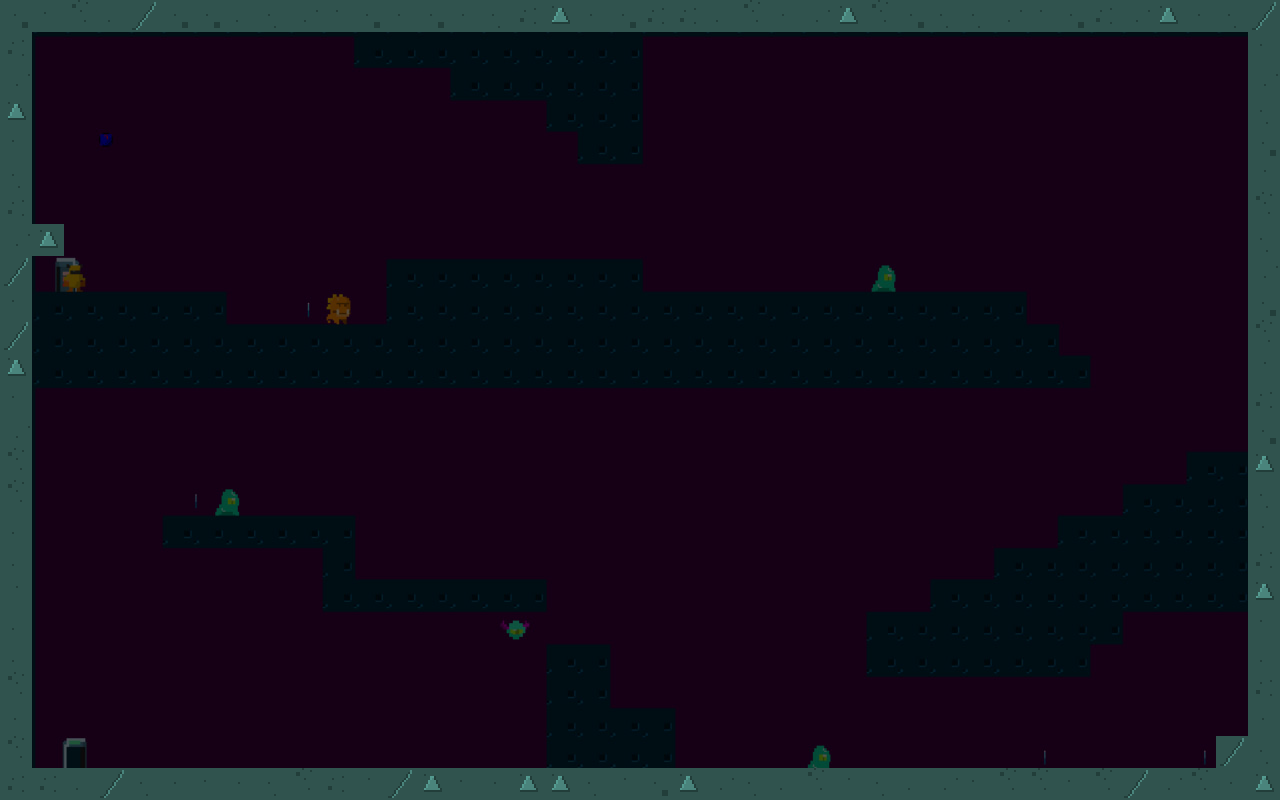

A 2D game scene composited from a Tiled map and its tileset images. What follows is a short description and the map's XML, with every tile layer's data as written:
An orthogonal 40x25 tile map with 32x32 px tiles, 1 tile layer (Capa de patrones 1), 1 image layer.

<map version="1.10" tiledversion="1.10.1" orientation="orthogonal" renderorder="left-up" width="40" height="25" tilewidth="32" tileheight="32" infinite="0" nextlayerid="3" nextobjectid="1">
 <tileset firstgid="1" name="tileset_walls" tilewidth="32" tileheight="32" tilecount="12" columns="4">
  <image source="../tilesets/tileset_walls.png" width="128" height="96" />
 </tileset>
 <imagelayer id="2" name="level1_reference" locked="1" opacity="0.7">
  <image source="references/level_1.jpg" width="1286" height="808" />
 </imagelayer>
 <layer id="1" name="Capa de patrones 1" width="40" height="25">
  <data encoding="csv">
4,9,11,2,3,4,4,2,5,1,8,4,10,4,10,5,7,6,10,4,7,7,2,11,10,1,6,11,4,5,5,1,8,4,7,1,6,10,5,3,
7,0,0,0,0,0,0,0,0,0,0,0,0,0,0,0,0,0,0,0,0,0,0,0,0,0,0,0,0,0,0,0,0,0,0,0,0,0,0,9,
1,0,0,0,0,0,0,0,0,0,0,0,0,0,0,0,0,0,0,0,0,0,0,0,0,0,0,0,0,0,0,0,0,0,0,0,0,0,0,1,
6,0,0,0,0,0,0,0,0,0,0,0,0,0,0,0,0,0,0,0,0,0,0,0,0,0,0,0,0,0,0,0,0,0,0,0,0,0,0,5,
9,0,0,0,0,0,0,0,0,0,0,0,0,0,0,0,0,0,0,0,0,0,0,0,0,0,0,0,0,0,0,0,0,0,0,0,0,0,0,4,
5,0,0,0,0,0,0,0,0,0,0,0,0,0,0,0,0,0,0,0,0,0,0,0,0,0,0,0,0,0,0,0,0,0,0,0,0,0,0,8,
7,0,0,0,0,0,0,0,0,0,0,0,0,0,0,0,0,0,0,0,0,0,0,0,0,0,0,0,0,0,0,0,0,0,0,0,0,0,0,11,
1,6,0,0,0,0,0,0,0,0,0,0,0,0,0,0,0,0,0,0,0,0,0,0,0,0,0,0,0,0,0,0,0,0,0,0,0,0,0,5,
3,0,0,0,0,0,0,0,0,0,0,0,0,0,0,0,0,0,0,0,0,0,0,0,0,0,0,0,0,0,0,0,0,0,0,0,0,0,0,1,
9,0,0,0,0,0,0,0,0,0,0,0,0,0,0,0,0,0,0,0,0,0,0,0,0,0,0,0,0,0,0,0,0,0,0,0,0,0,0,4,
3,0,0,0,0,0,0,0,0,0,0,0,0,0,0,0,0,0,0,0,0,0,0,0,0,0,0,0,0,0,0,0,0,0,0,0,0,0,0,11,
6,0,0,0,0,0,0,0,0,0,0,0,0,0,0,0,0,0,0,0,0,0,0,0,0,0,0,0,0,0,0,0,0,0,0,0,0,0,0,8,
9,0,0,0,0,0,0,0,0,0,0,0,0,0,0,0,0,0,0,0,0,0,0,0,0,0,0,0,0,0,0,0,0,0,0,0,0,0,0,7,
1,0,0,0,0,0,0,0,0,0,0,0,0,0,0,0,0,0,0,0,0,0,0,0,0,0,0,0,0,0,0,0,0,0,0,0,0,0,0,4,
11,0,0,0,0,0,0,0,0,0,0,0,0,0,0,0,0,0,0,0,0,0,0,0,0,0,0,0,0,0,0,0,0,0,0,0,0,0,0,6,
11,0,0,0,0,0,0,0,0,0,0,0,0,0,0,0,0,0,0,0,0,0,0,0,0,0,0,0,0,0,0,0,0,0,0,0,0,0,0,5,
2,0,0,0,0,0,0,0,0,0,0,0,0,0,0,0,0,0,0,0,0,0,0,0,0,0,0,0,0,0,0,0,0,0,0,0,0,0,0,10,
2,0,0,0,0,0,0,0,0,0,0,0,0,0,0,0,0,0,0,0,0,0,0,0,0,0,0,0,0,0,0,0,0,0,0,0,0,0,0,7,
8,0,0,0,0,0,0,0,0,0,0,0,0,0,0,0,0,0,0,0,0,0,0,0,0,0,0,0,0,0,0,0,0,0,0,0,0,0,0,6,
2,0,0,0,0,0,0,0,0,0,0,0,0,0,0,0,0,0,0,0,0,0,0,0,0,0,0,0,0,0,0,0,0,0,0,0,0,0,0,9,
2,0,0,0,0,0,0,0,0,0,0,0,0,0,0,0,0,0,0,0,0,0,0,0,0,0,0,0,0,0,0,0,0,0,0,0,0,0,0,2,
11,0,0,0,0,0,0,0,0,0,0,0,0,0,0,0,0,0,0,0,0,0,0,0,0,0,0,0,0,0,0,0,0,0,0,0,0,0,0,7,
10,0,0,0,0,0,0,0,0,0,0,0,0,0,0,0,0,0,0,0,0,0,0,0,0,0,0,0,0,0,0,0,0,0,0,0,0,0,0,10,
11,0,0,0,0,0,0,0,0,0,0,0,0,0,0,0,0,0,0,0,0,0,0,0,0,0,0,0,0,0,0,0,0,0,0,0,0,0,3,5,
7,7,2,3,5,10,9,10,5,11,7,8,3,6,9,10,6,6,5,8,4,6,1,5,2,11,8,5,2,1,9,11,11,9,11,3,1,11,10,6
</data>
 </layer>
</map>
